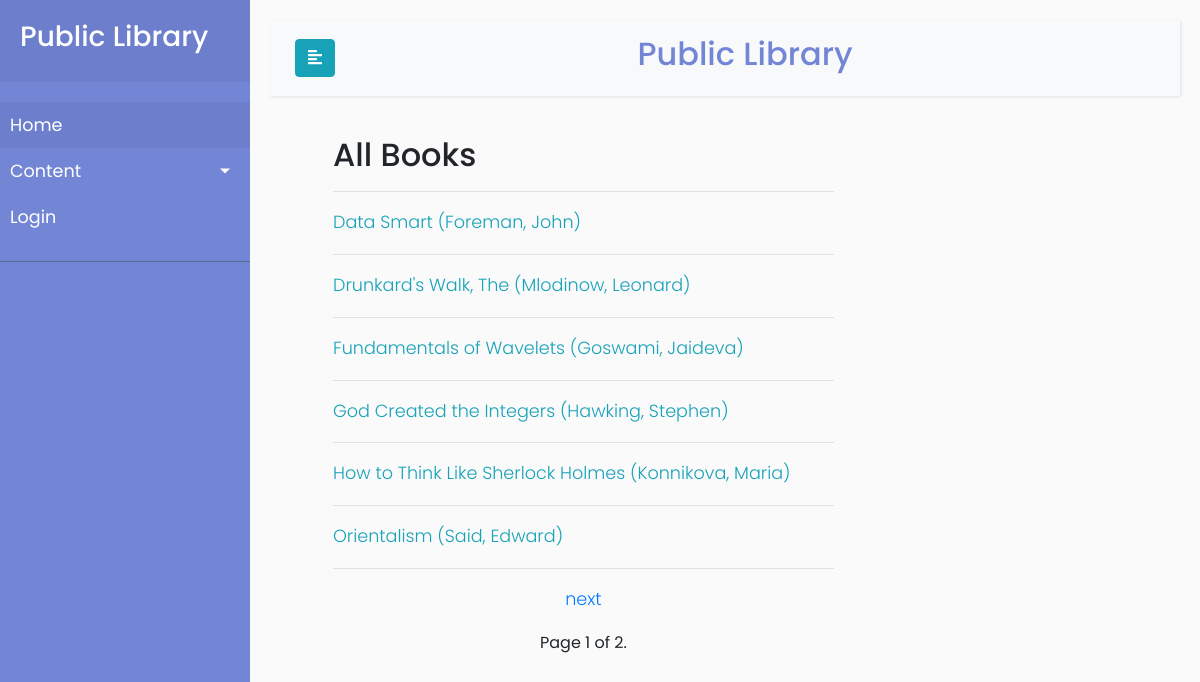
/catalog/books/, run on the app's committed database.
### catalog/models.py (models this page shows, shortened)
class Book(models.Model):
    title = models.CharField(max_length=200)
    author = models.ForeignKey(Author, on_delete=models.SET_NULL, null=True)
    summary = models.TextField(max_length=1000, help_text='Enter a brief description of the book')
    isbn = models.CharField('ISBN', max_length=13, help_text='13 Character <a href="https://www.isbn-international.org/content/what-isbn">ISBN number</a>')
    genre = models.ManyToManyField(Genre, help_text='Select a genre for this book')
    language=models.ForeignKey(Language, on_delete=models.SET_NULL,null=True)

class Author(models.Model):
    first_name = models.CharField(max_length=100)
    last_name = models.CharField(max_length=100)
    date_of_birth = models.DateField(null=True, blank=True,help_text='YYYY-MM-D')
    date_of_death = models.DateField('died', null=True, blank=True,help_text='YYYY-MM-D')
    class Meta:
        ordering = ['last_name', 'first_name']
    def __str__(self):
        return f'{self.last_name}, {self.first_name}'

### catalog/views.py (the view)
# urls.py: path('books/', BookListView.as_view(), name='books'),
class BookListView(ListView):
    model = Book
    paginate_by = 6
    def get_queryset(self):
        return Book.objects.all().order_by('title')

### catalog/templates/catalog/book_list.html (shortened to what this page needs)
{% extends "catalog/base_generic.html" %}
{% block content %}
<div class="col-sm-7 mx-5">
  <h2>All Books </h2> <hr/>
  {% if book_list %}
    {% for book in book_list %}
        <p class="text-info"><a href="{% url 'catalog:book-detail' book.id %}">{{ book.title }} ({{book.author}})</a> </p> <hr/>
    {% endfor %}
  {% else %}
    <p>There are no books in the library.</p>
  {% endif %}
</div>
{% endblock %}

### catalog/templates/catalog/base_generic.html (shortened to what this page needs)
<!DOCTYPE html>
<html>
<head>
    <link rel="stylesheet" href="https://stackpath.bootstrapcdn.com/bootstrap/4.1.0/css/bootstrap.min.css">
   {% load static %}
    <link rel="stylesheet" href="{% static 'catalog/CSS/base.css' %}">
    <link rel="stylesheet" href="https://cdnjs.cloudflare.com/ajax/libs/malihu-custom-scrollbar-plugin/3.1.5/jquery.mCustomScrollbar.min.css">
</head>
<body>
  <div class="wrapper">
    {% block sidebar %}
    <nav id="sidebar">
        <div class="sidebar-header">
            {% if user.is_authenticated and perms.catalog.can_mark_returned %}
                <h3>Staff Member: {{user.get_username}}
            {% elif user.is_authenticated %}
                <h3>User: {{user.get_username}}
            {% else %}
                <h3>Public Library</h3>
            {% endif %}
        </div>
        <ul class="list-unstyled components">
            <li class="active">
                <a href="{% url 'catalog:index' %}">Home</a>
            </li>
            <li>
                <a href="#pageSubmenu" data-toggle="collapse" aria-expanded="false" class="dropdown-toggle">Content</a>
            </li>
            {% if user.is_authenticated %}
                <li><a href="{% url 'catalog:my-borrowed' %}">My Borrowed</a></li>
                <li><a href="{% url 'logout'%}?next={{request.path}}">Logout</a></li>
            {% else %}
                <li><a href="{% url 'login'%}?next={{request.path}}">Login</a></li>
            {% endif %}
    </nav>
    <div id="content">
        <nav class="navbar navbar-expand-lg navbar-light bg-light">
                <div class="container-fluid">
                    <button type="button" id="sidebarCollapse" class="btn btn-info">
                        <i class="fas fa-align-left"></i>
                    </button>
                    <div class="col text-center text-primary">
                        <h2 style="color:#7386D5">Public Library</h2>
                    </div>
                </div>
        </nav>
    {% endblock %}
    {% block content %}{% endblock %}
            <div class="col-sm-7 mx-5">
        {% block pagination %}
            {% if is_paginated %}
                <div class="pagination justify-content-center">
                    <span class="page-item">
                    {% if page_obj.has_next %}
                        <p class="text-primary" style="text-align:center;"><a href="{{ request.path }}?page={{ page_obj.next_page_number }}">next</a> </p>
                    {% endif %}
                    <span class="page-current">
                        Page {{ page_obj.number }} of {{ page_obj.paginator.num_pages }}.
                    </span>
                    </span>
                </div>
</div>
        {% endif %}
    {% endblock %}
</div>
    </div>
    {% load static %}
</body>
</html>

### catalog/static/catalog/CSS/base.css (style rules this page uses)
body { font-family: 'Poppins', sans-serif; background: #fafafa; }
p { font-family: 'Poppins', sans-serif; font-size: 1.1em; font-weight: 300; line-height: 1.7em; color: #999; }
a, a:hover, a:focus { color: inherit; text-decoration: none; transition: all 0.3s; }
.navbar { padding: 15px 10px; background: #fff; border: none; border-radius: 0; margin-bottom: 40px; box-shadow: 1px 1px 3px rgba(0, 0, 0, 0.1); }
.wrapper { display: flex; width: 100%; align-items: stretch; }
#sidebar { min-width: 250px; max-width: 250px; background: #7386D5; color: #fff; transition: all 0.3s; }
#sidebar .sidebar-header { padding: 20px; background: #6d7fcc; }
#sidebar ul.components { padding: 20px 0; border-bottom: 1px solid #47748b; }
#sidebar ul li a { padding: 10px; font-size: 1.1em; display: block; }
#sidebar ul li.active>a, a[aria-expanded="true"] { color: #fff; background: #6d7fcc; }
a[data-toggle="collapse"] { position: relative; }
.dropdown-toggle::after { display: block; position: absolute; top: 50%; right: 20px; transform: translateY(-50%); }
#content { width: 100%; padding: 20px; min-height: 100vh; transition: all 0.3s; }

### data on the page
Book: title "Data Smart", author "Foreman, John"
Book: title "Drunkard's Walk, The", author "Mlodinow, Leonard"
Book: title "Fundamentals of Wavelets", author "Goswami, Jaideva"
Book: title "God Created the Integers", author "Hawking, Stephen"
Book: title "How to Think Like Sherlock Holmes", author "Konnikova, Maria"
Book: title "Orientalism", author "Said, Edward"

### other printed values
{{ page_obj.number }} "1"
{{ page_obj.paginator.num_pages }} "2"
